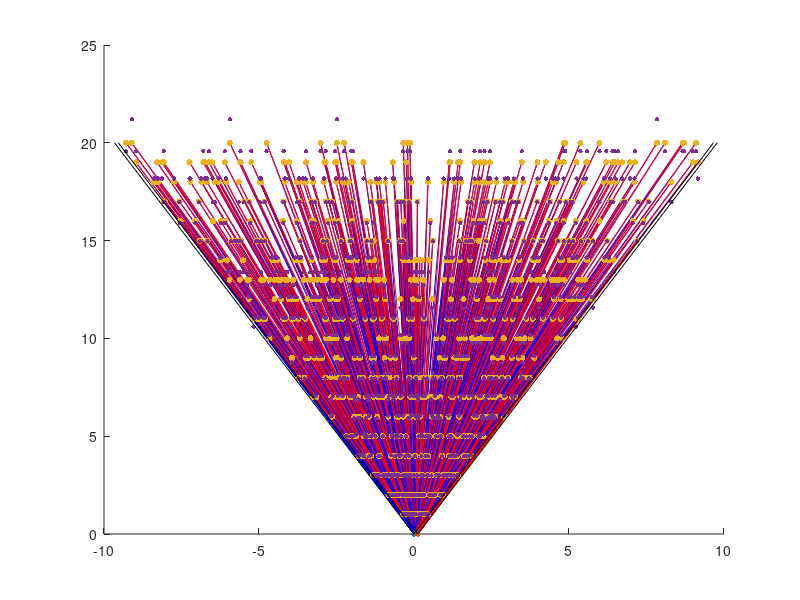
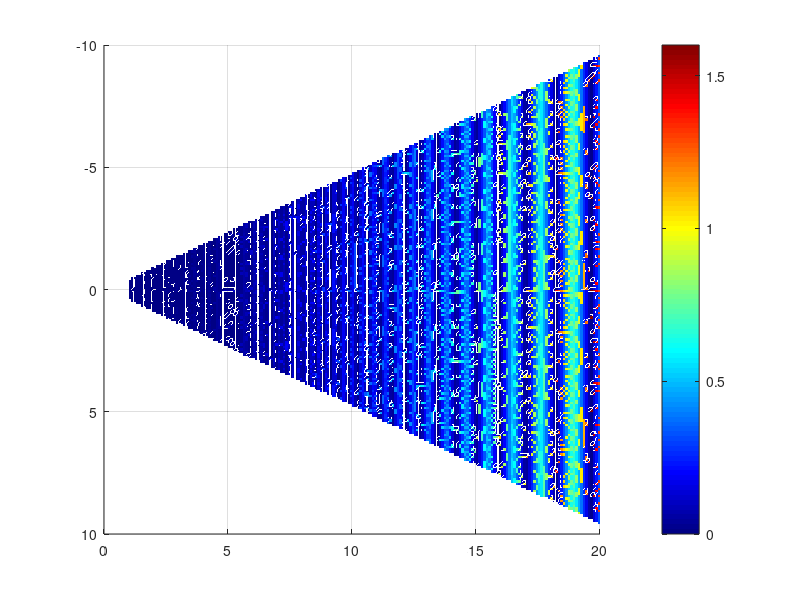

MATLAB code to generate these figures, in order:
format long g
format compact
clc
close all
clearvars

% get the location of the script file to save figures
full_path = mfilename('fullpath');
[startpath,  filename, ext] = fileparts(full_path);
plot_num = 1;

commandwindow;

%% setup a bunch of the parameters to describe the problem

% focal length (m)
f = 0.00212;

% camera baseline (distance between cameras) (m)
b = 0.120;

% lens aperature (m)
%a = 0.095;

% pixel size (m)
px_size = (2.0e-6);
half_px_size = px_size/2;

% number of pixels in the image - equivalent to image width or height
px_num = 1024;

% size of image (m)
imger_size = px_num * px_size;

% max angle for each lens
max_a = atan2(imger_size/2, f);

% number of measurements to try
num = 1000;

% min and max distances
z_min = ceil((b/2)/tan(max_a));       % intersection point of the limiting rays for the lenses
z_max = 20;

% distance from camera to object (m)
z = floor(((z_max-z_min)/60*randi([1 60], num, 1) + z_min)/1)*1;

% location of point on x-axis (m)
% r = a + (b-a).*rand(N,1).
x = zeros(num, 1);
for idx=1:num
    x(idx) = (z(idx) * tan(-max_a) + b) + ((z(idx)*tan(max_a)) - (z(idx)*tan(-max_a) + b))*(rand(1));
end

%%

% calculate angles
theta_l = atan2(x, z);
theta_r = atan2(x-b, z);

% calculate the disparity parts
x_l = f*tan(theta_l);
x_l = ceil(x_l/half_px_size) * half_px_size;

x_r = f * tan(theta_r);
x_r = ceil(x_r/half_px_size) * half_px_size;

%% calculate the disparity

d = x_l - x_r;

Z = f * b ./ d;

%%
figure

hold on

plot([-imger_size/2, imger_size/2], [f,f], 'k')
plot([b - imger_size/2, b + imger_size/2], [f,f], 'k')

for idx=1:numel(z)
    plot([0, x(idx)], [0, z(idx)], 'b')
    plot([b, x(idx)], [0, z(idx)], 'r')
end

scatter(x_l, f*ones(numel(x_l),1), 15, 'ob', 'filled');

scatter(x_r + b, f*ones(numel(x_r),1), 15, 'or', 'filled');

scatter(x, z, 20, 'ok', 'filled');

scatter(x, Z, 10, 'og', 'filled');

plot([0, -z_max*tan(max_a)], [0, z_max], 'k')
plot([0, z_max*tan(max_a)], [0, z_max], 'k')

plot([b, b-z_max*tan(max_a)], [0, z_max], 'k')
plot([b, b+z_max*tan(max_a)], [0, z_max], 'k')

%% create an error map with 1 meter increments in x and 5 meter increments in z

x_range = floor(z_max*tan(-max_a) + b):0.1:ceil(z_max*tan(max_a));
z_range = z_min:0.1:z_max;

[x_g, z_g] = meshgrid(x_range, z_range);

for idx=1:numel(z_range)
    x_map = (x_g(idx,:) >= (z_range(idx)*tan(-max_a))) & (x_g(idx,:) <= (z_range(idx)*tan(max_a)));
    
    x_g(idx, ~x_map) = NaN;
    z_g(idx, ~x_map) = NaN;
    bp = 1;
end

% calculate angles
theta_lg = atan2(x_g, z_g);
theta_rg = atan2(x_g-b, z_g);

% calculate the disparity parts
x_l = f*tan(theta_lg);
x_lq = ceil(x_l/half_px_size) * half_px_size;

x_r = f * tan(theta_rg);
x_rq = ceil(x_r/half_px_size) * half_px_size;

% calculate the quantized distance
d_q = x_lq - x_rq;
Z_q = f * b ./ d_q;

% calculate the error (L1)
Z_err = abs(z_g - Z_q);

figure;
surf(x_range, z_range, Z_err)
shading flat
colormap(jet(100));
colorbar;
view(90,90);
